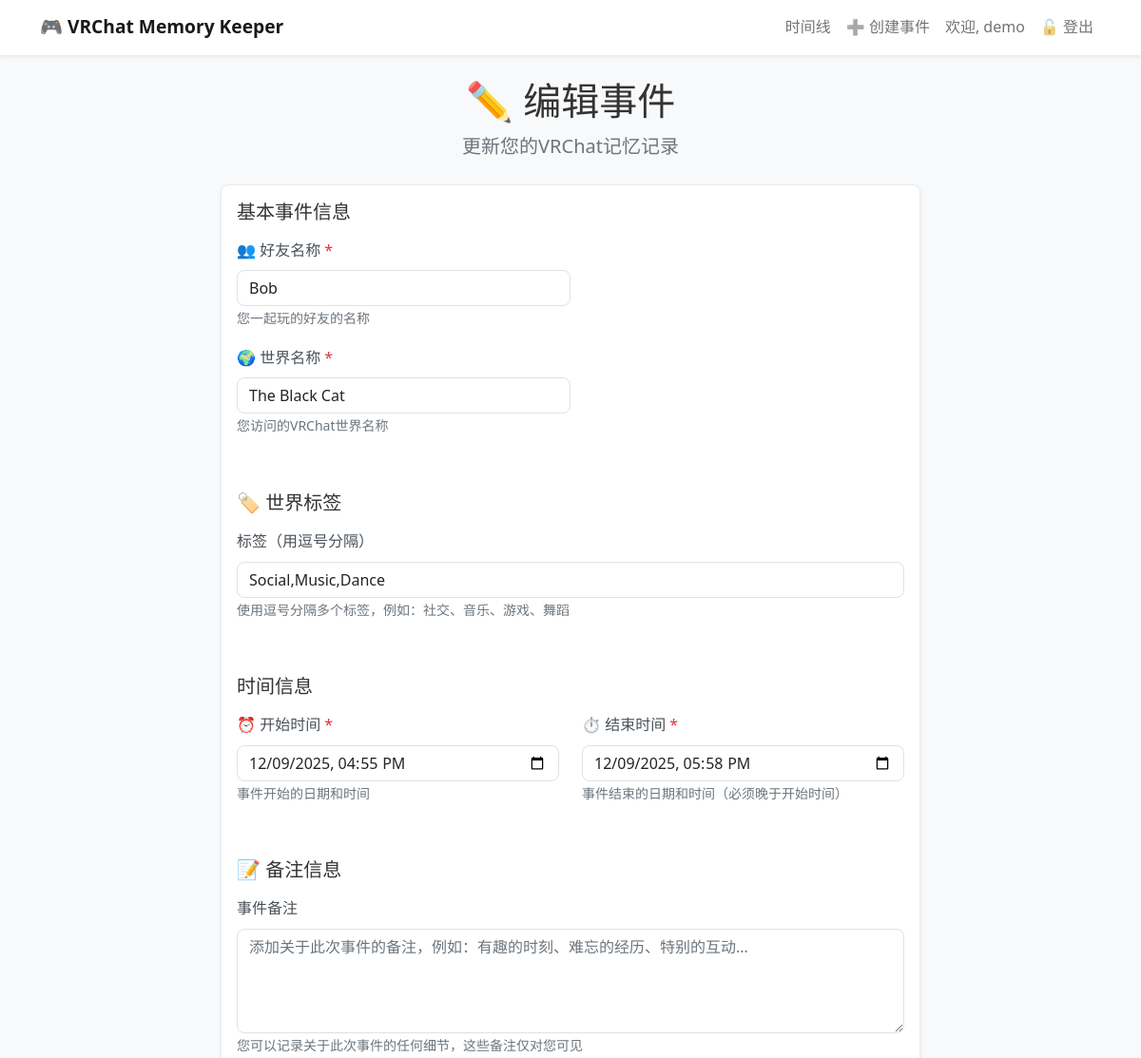
/event/1/edit (signed in, upper part), run on an earlier commit of the app's database.
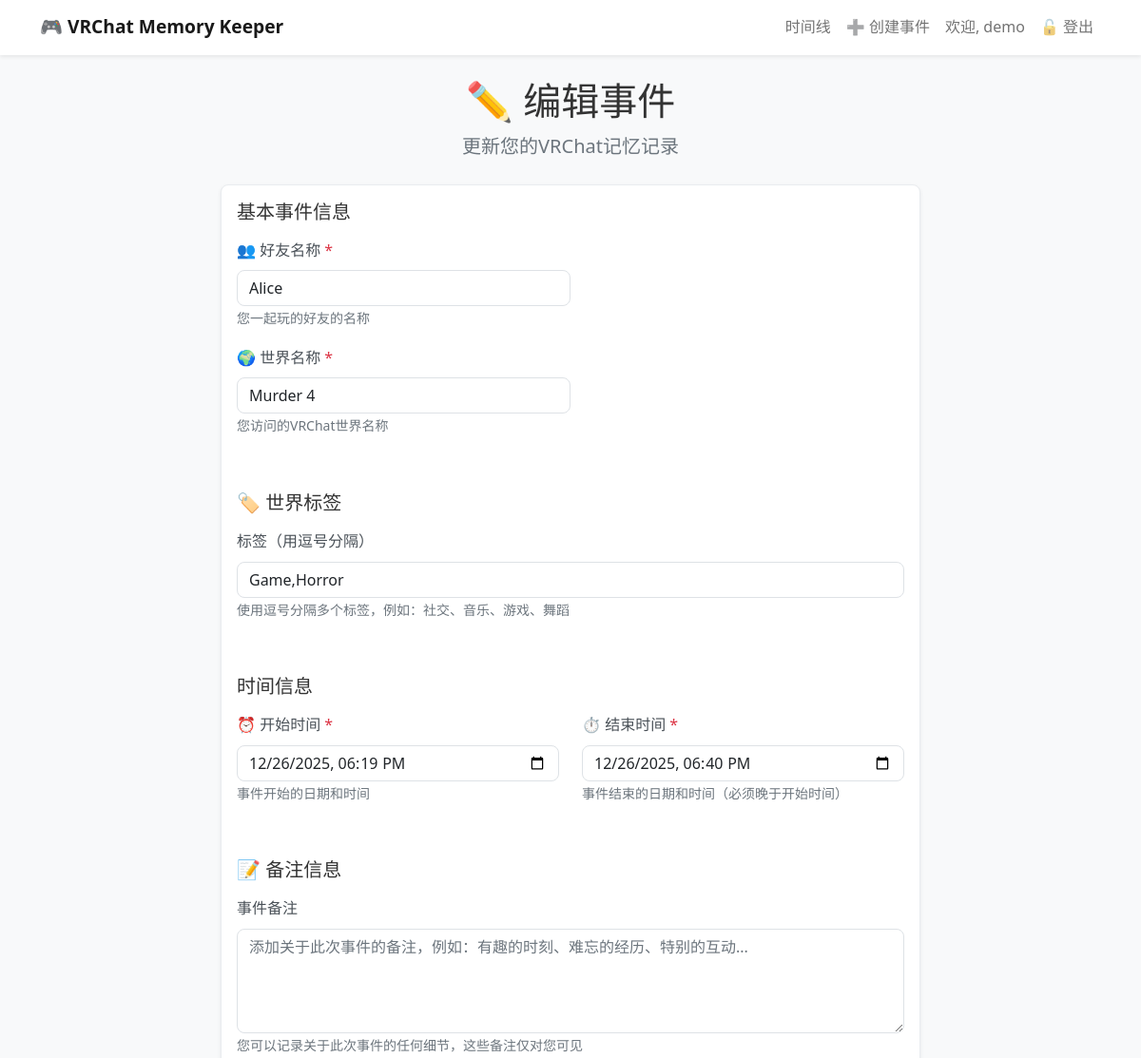
And on a later commit of the database.
### app.py (models this page shows)
class SharedEvent(db.Model):
    id = db.Column(db.Integer, primary_key=True)
    user_id = db.Column(db.Integer, db.ForeignKey('user.id'), nullable=False)
    world_id = db.Column(db.Integer, db.ForeignKey('world.id'), nullable=False)
    friend_name = db.Column(db.String(80), nullable=False)
    start_time = db.Column(db.DateTime, nullable=False)
    end_time = db.Column(db.DateTime)
    duration = db.Column(db.Integer)  # 持续时间（秒）
    notes = db.Column(db.Text, nullable=True)  # 事件备注
    likes = db.Column(db.Integer, default=0)  # 点赞数
    custom_tags = db.relationship(
        'EventTag',
        backref='event',
        lazy=True,  # 懒加载
        cascade='all, delete-orphan'  # 级联删除
    )

class World(db.Model):
    id = db.Column(db.Integer, primary_key=True)
    world_name = db.Column(db.String(200), nullable=False)
    world_id = db.Column(db.String(100), unique=True)
    tags = db.Column(db.Text)  # 以逗号分隔的标签字符串
    events = db.relationship('SharedEvent', backref='world', lazy=True)

### app.py (the view, shortened to what this page needs)
@app.route('/event/<int:event_id>/edit', methods=['GET', 'POST'])
@login_required
def edit_event(event_id):
    event = SharedEvent.query.get_or_404(event_id)
    if event.user_id != current_user.id:
        return redirect(url_for('index'))
    event.start_time_formatted = event.start_time.strftime('%Y-%m-%dT%H:%M')
    event.end_time_formatted = event.end_time.strftime('%Y-%m-%dT%H:%M')
    return render_template('edit_event.html', event=event)

### app.py (called while the page is built)
@login_manager.user_loader
def load_user(user_id):
    return User.query.get(int(user_id))

### templates/edit_event.html (shortened to what the changed rows need)
{% extends 'base.html' %}
{% block content %}
    <main class="event-form-page" role="main">
        <header class="page-header mb-4" role="banner">
            <h1 class="text-center">✏️ 编辑事件</h1>
        </header>
        <div class="row justify-content-center">
            <div class="col-lg-8">
                <section class="card shadow-sm" role="region" aria-labelledby="form-heading">
                    <div class="card-body">
                        <form method="POST" action="{{ url_for('edit_event', event_id=event.id) }}" role="form" aria-label="编辑事件表单">
                            <div class="row g-3">
                                <fieldset class="col-md-12 mb-4" aria-labelledby="basic-info-legend" role="group">
                                    <div class="col-md-6 mb-3">
                                        <label for="friend_name" class="form-label">
                                            <span aria-hidden="true">👥</span> 好友名称 <span class="text-danger" aria-hidden="true">*</span>
                                        </label>
                                        <input type="text" class="form-control" id="friend_name" name="friend_name"
                                               value="{{ event.friend_name }}"
                                               required aria-required="true" autocomplete="off"
                                               aria-describedby="friend-help"
                                               placeholder="输入好友的用户名或昵称">
                                        <small id="friend-help" class="form-text text-muted">
                                            您一起玩的好友的名称
                                        </small>
                                    </div>
                                    <div class="col-md-6 mb-3">
                                        <label for="world_name" class="form-label">
                                            <span aria-hidden="true">🌍</span> 世界名称 <span class="text-danger" aria-hidden="true">*</span>
                                        </label>
                                        <input type="text" class="form-control" id="world_name" name="world_name"
                                               value="{{ event.world.world_name }}"
                                               required aria-required="true" autocomplete="off"
                                               aria-describedby="world-help"
                                               placeholder="输入VRChat世界的名称">
                                        <small id="world-help" class="form-text text-muted">
                                            您访问的VRChat世界名称
                                        </small>
                                    </div>
                                </fieldset>
                                <fieldset class="col-md-12 mb-4" aria-labelledby="tags-legend" role="group">
                                    <div class="mb-3">
                                        <label for="world_tags" class="form-label">
                                            标签（用逗号分隔）
                                        </label>
                                        <input type="text" class="form-control" id="world_tags" name="world_tags"
                                               value="{{ event.world.tags }}"
                                               autocomplete="off"
                                               aria-describedby="tags-help"
                                               placeholder="Social,Music,Dance,Game">
                                        <small id="tags-help" class="form-text text-muted">
                                            使用逗号分隔多个标签，例如：社交、音乐、游戏、舞蹈
                                        </small>
                                    </div>
                                </fieldset>
                                <fieldset class="col-md-12 mb-4" aria-labelledby="time-legend" role="group">
                                    <div class="row">
                                        <div class="col-md-6 mb-3">
                                            <label for="start_time" class="form-label">
                                                <span aria-hidden="true">⏰</span> 开始时间 <span class="text-danger" aria-hidden="true">*</span>
                                            </label>
                                            <input type="datetime-local" class="form-control" id="start_time" name="start_time"
                                                   value="{{ event.start_time_formatted }}"
                                                   required aria-required="true"
                                                   aria-describedby="start-help"
                                                   aria-label="选择开始日期和时间"
                                                   autocomplete="off">
                                            <small id="start-help" class="form-text text-muted">
                                                事件开始的日期和时间
                                            </small>
                                        </div>
                                        <div class="col-md-6 mb-3">
                                            <label for="end_time" class="form-label">
                                                <span aria-hidden="true">⏱️</span> 结束时间 <span class="text-danger" aria-hidden="true">*</span>
                                            </label>
                                            <input type="datetime-local" class="form-control" id="end_time" name="end_time"
                                                   value="{{ event.end_time_formatted }}"
                                                   required aria-required="true"
                                                   aria-describedby="end-help"
                                                   aria-label="选择结束日期和时间"
                                                   autocomplete="off">
                                            <small id="end-help" class="form-text text-muted">
                                                事件结束的日期和时间（必须晚于开始时间）
                                            </small>
                                        </div>
                                    </div>
                                </fieldset>
                            </div>
                        </form>
                    </div>
                </section>
            </div>
        </div>
    </main>
{% endblock %}

What changed in the data, as far as the page shows it:
no longer on this page (row unchanged): World: world_name "The Black Cat", world_tags "Social,Music,Dance"
changed SharedEvent: friend_name "Bob" → "Alice"
now on this page (row unchanged): World: world_name "Murder 4", world_tags "Game,Horror"
Also different on the page:
form field start_time: "12/09/2025 16:55" → "12/26/2025 18:19"
form field end_time: "12/09/2025 17:58" → "12/26/2025 18:40"
